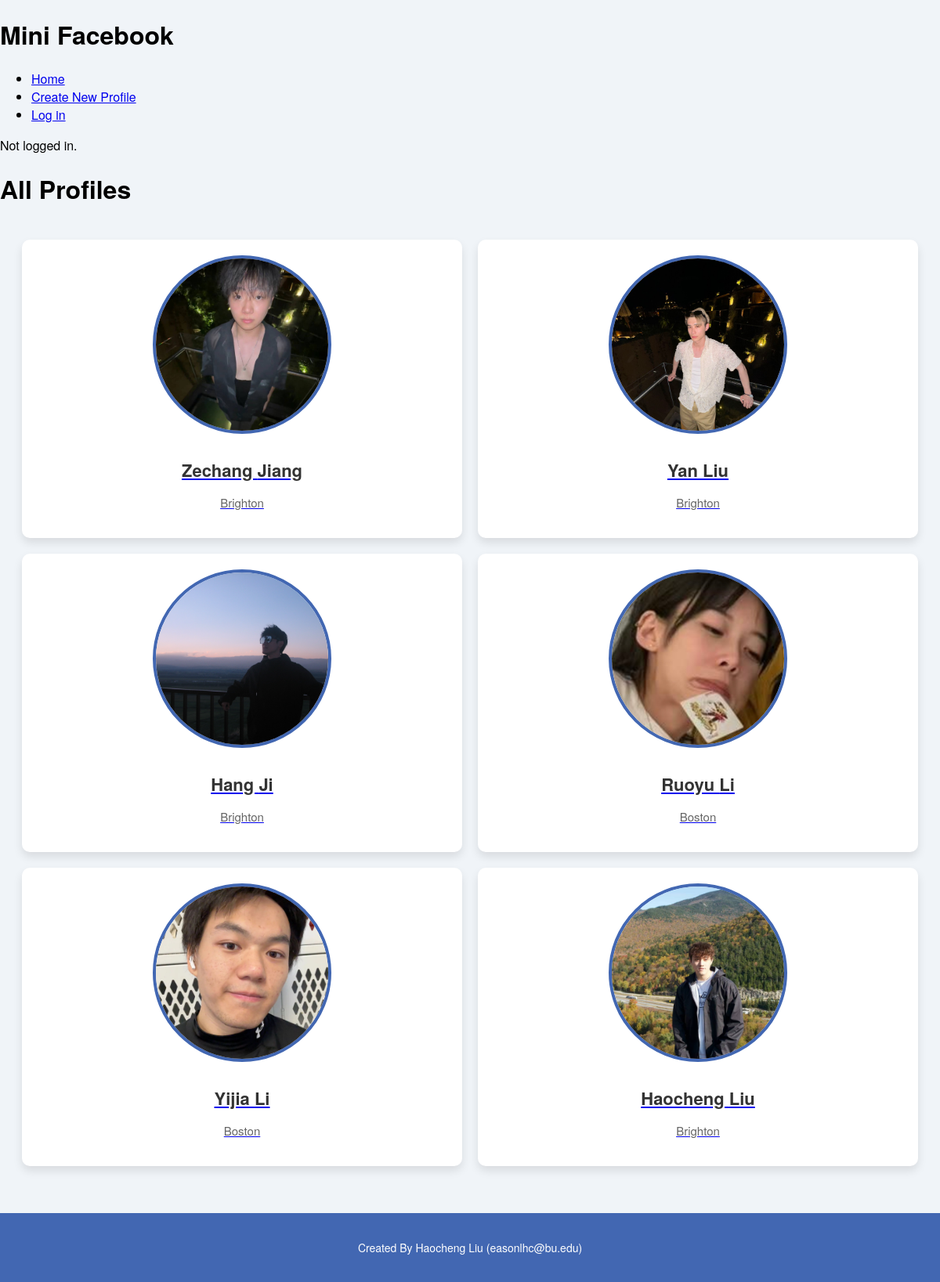
The page /mini_fb/ on the database its author committed.
### mini_fb/models.py (models this page shows, shortened)
class Profile(models.Model):
    user = models.OneToOneField(User, on_delete=models.CASCADE)
    first_name = models.CharField(max_length=30)
    last_name = models.CharField(max_length=30)
    city = models.CharField(max_length=50)
    email_address = models.EmailField()
    profile_image = models.ImageField(upload_to='profile_images/', blank=True, null=True)

### mini_fb/views.py (the view)
# urls.py: path('', ShowAllProfilesView.as_view(), name='show_all_profiles'),
class ShowAllProfilesView(ListView):
    model = Profile
    template_name = 'mini_fb/show_all_profiles.html'
    context_object_name = 'profiles'

### mini_fb/templates/mini_fb/show_all_profiles.html
{% extends 'mini_fb/base.html' %}
{% load static %}
{% block content %}
<h1>All Profiles</h1>
<div class="profile-container">
    {% for profile in profiles %}
    <div class="profile-card">
        <a href="{% url 'show_profile' profile.pk %}">
            {% if profile.profile_image %}
                <img src="{{ profile.profile_image.url }}" alt="{{ profile.first_name }}" class="profile-image">
            {% else %}
                <img src="{% static 'images/default_profile.jpg' %}" alt="{{ profile.first_name }}" class="profile-image">
            {% endif %}
            <div class="profile-info">
                <h2>{{ profile.first_name }} {{ profile.last_name }}</h2>
                <p>{{ profile.city }}</p>
            </div>
        </a>
    </div>
    {% endfor %}
</div>
{% endblock %}

### mini_fb/templates/mini_fb/base.html (shortened to what this page needs)
{% load static %}
<!DOCTYPE html>
<html lang="en">
<head>
    <link rel="stylesheet" href="{% static 'styles5.css' %}">
</head>
<body>
    <header>
        <h1>Mini Facebook</h1>
        <nav>
            <ul>
                <li><a href="{% url 'show_all_profiles' %}">Home</a></li>
                <li><a href="{% url 'create_profile' %}">Create New Profile</a></li>
                {% if request.user.is_authenticated %}
                    <li>
                        <form method="post" action="{% url 'logout' %}" style="display:inline;">
                            {% csrf_token %}
                            <button type="submit" class="link-button">Log out</button>
                        </form>
                    </li>
                {% else %}
                    <li><a href="{% url 'login' %}">Log in</a></li>
                {% endif %}
            </ul>
            {% if request.user.is_authenticated %}
                <p>Logged in as: {{ request.user.username }}</p>
            {% else %}
                <p>Not logged in.</p>
            {% endif %}
        </nav>
    </header>
    <main>
        {% block content %}
        {% endblock %}
    </main>
    <footer>
        <p>Created By Haocheng Liu (easonlhc@bu.edu)</p>
    </footer>
</body>
</html>

### static/styles5.css (style rules this page uses)
body { margin: 0; padding: 0; font-family: 'Helvetica Neue', Arial, sans-serif; background-color: #f0f4f8; }
footer { background-color: #4267B2; color: #fff; text-align: center; padding: 20px; width: 100%; font-size: 14px; margin-top: 40px; box-sizing: border-box; }
.profile-container { display: flex; flex-wrap: wrap; justify-content: center; gap: 20px; padding: 20px; }
.profile-card { width: 300px; text-align: center; background-color: #fff; padding: 20px; border-radius: 10px; box-shadow: 0 6px 12px rgba(0, 0, 0, 0.1); transition: transform 0.3s, box-shadow 0.3s; }
.profile-image { width: 220px; height: 220px; border-radius: 50%; object-fit: cover; border: 4px solid #4267B2; margin-bottom: 15px; }
.profile-info h2 { font-size: 22px; margin: 10px 0; color: #333; font-weight: bold; }
.profile-info p { font-size: 15px; color: #666; }
@media (max-width: 1200px) { .profile-card, .friend-card { width: 45%; } }

### rows shown on the page
Profile: profile_image (picture), first_name "Zechang", last_name "Jiang", city "Brighton"
Profile: profile_image (picture), first_name "Yan", last_name "Liu", city "Brighton"
Profile: profile_image (picture), first_name "Hang", last_name "Ji", city "Brighton"
Profile: profile_image (picture), first_name "Ruoyu", last_name "Li", city "Boston"
Profile: profile_image (picture), first_name "Yijia", last_name "Li", city "Boston"
Profile: profile_image (picture), first_name "Haocheng", last_name "Liu", city "Brighton"
